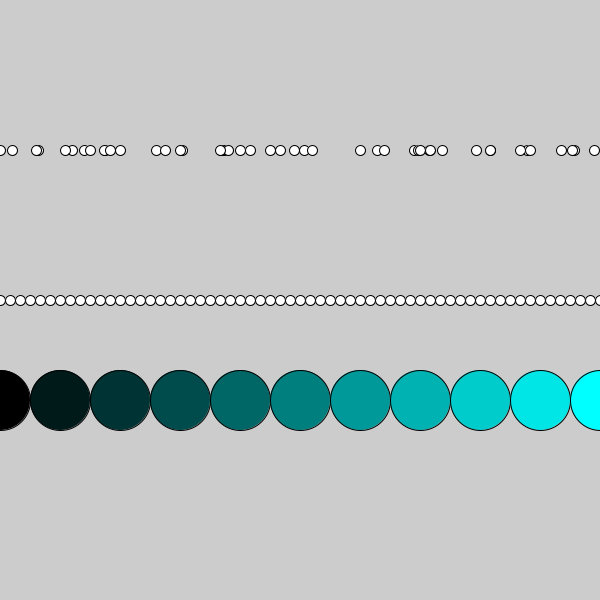
Frame 1 (no input)
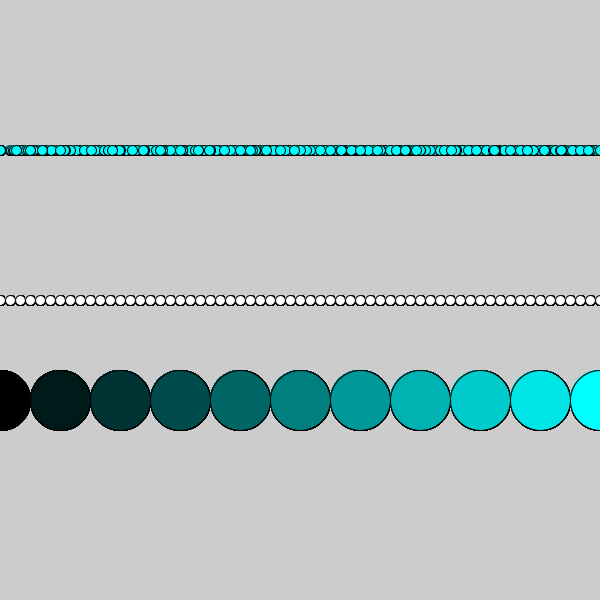
Frame 60 (the mouse pressed at the canvas centre just before this capture)
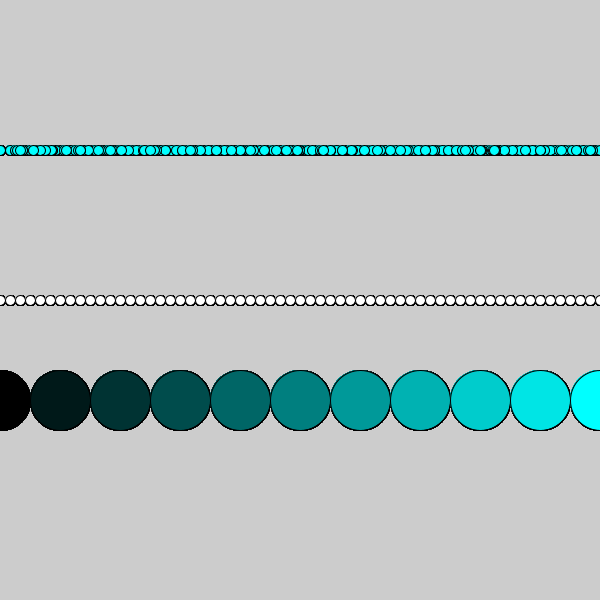
Frame 120 (the mouse held since frame 60 and released just before this capture)

The Processing sketch that drew these frames (run headless with seeded random() and noise(); from frame 60 on, the mouse is pressed at the canvas centre):

// Processing sketch: loop_circles
// ── loop_circles.pde
void setup(){
  
 size(600, 600);
}

void draw(){
  //good for set numbers of loops
  //also with random circles
  for(int i = 0; i<=60; i ++){
    int r = int(random(10,20));
    ellipse(i*r, height/4, 10, 10);
  }
  //more adaptble 
  for(int i =0; i<=width; i+=10){
    fill(255);
    ellipse(i, height/2, 10, 10);
  }
  //if your canvus size is variable
  int size = 60;
  for(int i = 0; i<= width; i +=size){
    int c = int(map(i, 0, width, 0, 255));
    fill(0, c, c);
    ellipse(i, height/1.5, size, size);
  }
}
